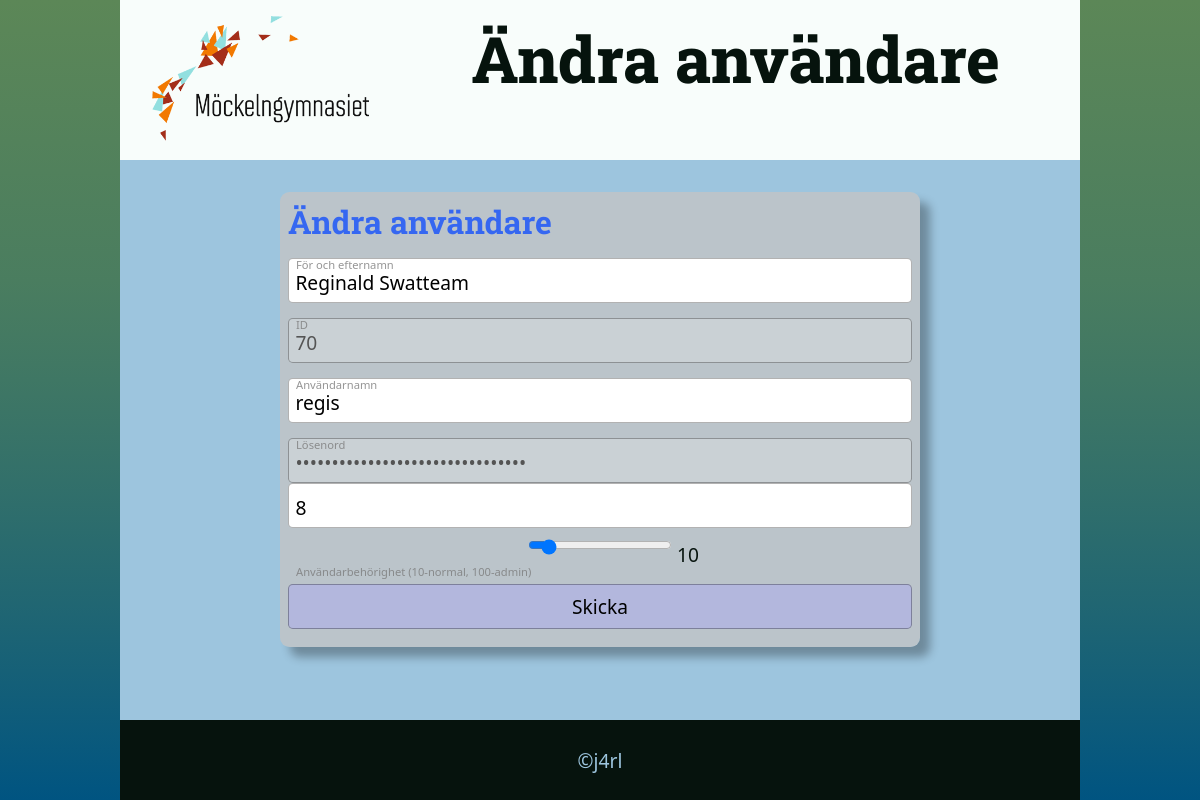
Page /edituser.php?edit=70 (signed in) on the committed database.
### tables this page shows
CREATE TABLE `tbluser` (
  `userid` int(11) NOT NULL,
  `username` varchar(30) NOT NULL,
  `password` varchar(255) NOT NULL,
  `name` varchar(100) NOT NULL,
  `team` int(11) DEFAULT NULL,
  `userlevel` int(11) NOT NULL DEFAULT 10
);

### func.php (called while the page is built, shortened)
<?php
$db=new Database("mockelngymnasie");
class Database extends Crypt
{
    function __construct($db_name, $host="localhost", $username="mockelngymnasie", $password="PPeTExVh") {
        $this->mysqli = mysqli_connect($host, $username, $password, $db_name);
    }
    public function runQuery($strQuery){
        $strSQL=$strQuery;
        return $this->mysqli->query($strSQL);
    }
}
?>

### edituser.php (the view, shortened to what this page needs)
<!DOCTYPE html>
<?php
    require_once('func.php');
?>
<html lang="en">
<?php require_once("_head.php") ?>
<body>
<header><img src="Mockelngymnasiet-w400-svart-text-transparent.png" alt="Möckelngymnasiet">Ändra användare</header>
<main>
    <?php
    if(isset($_GET['edit'])){
        $id=intval($_GET['edit']);
        $sql="SELECT * FROM tbluser WHERE userid=$id";
        $result=$db->runQuery($sql);
        $user=$result->fetch_assoc();
?>
    <form method="post" action="edituser.php"><h1>Ändra användare</h1>
        <label for="real">För och efternamn</label>
        <input type="text" name="real" value="<?=$user['name']?>">
        <label for="fakeid">ID</label>
        <input type="text" name="fakeid" value="<?=$user['userid']?>" disabled>
        <label for="usr">Användarnamn</label>
        <input type="text" name="usr" value="<?=$user['username']?>">
        <label for="fakepwd">Lösenord</label>
        <input type="password" name="fakepwd" value="<?=$user['password']?>" disabled>
        <input type="text" name="team" id="team" value="<?=$user['team']?>">
        <div class="fullformdiv">
            <label for="lvl">Användarbehörighet (10-normal, 100-admin)</label>
            <input type="range" name="lvl" id="lvl" min="1" max="200" value="<?=$user['userlevel']?>" onchange="showLevel()">
            <span id="nrlevel"></span>
        </div>
        <input type="submit" value="Skicka" name="btn">
    </form>
<?php  } ?>
    </main>
<?php require_once("_footer.php") ?>
</body>
</html>

### style.css (style rules this page uses)
:root { --formborder:rgb(0,0,0,.3); --formback:rgba(197, 197, 197, 0.781); --formlabelcolor:rgba(122, 122, 122, 0.8); --formbuttoncolor:#b3b7dd; --prim_back:rgb(217, 226, 233); --prim_color:rgb(66, 65, 90); --sec_back:rgb(63, 77, 66); --sec_color:#fff; --hero_back:#dadada; --hero_color:#616161; --header_back:#fff; --header_color:#000; --rubrik:800 4rem "Roboto Slab", serif; --text: #06130d; --wayback:linear-gradient(180deg, #5c8757 0%, 64%, #005481 100%); --background: #f8fdfb; --primary: #53c487; --secondary: #9dc5de; --accent: #3567f1; --font:300 1.2rem "Roboto Condensed", sans-serif; --mono:700 1.2rem "Ubuntu Mono", monospace; }
* { margin: 0; padding: 0; --outline:1px dotted red; box-sizing: border-box; font-family: system-ui, -apple-system, BlinkMacSystemFont, 'Segoe UI', Roboto, Oxygen, Ubuntu, Cantarell, 'Open Sans', 'Helvetica Neue', sans-serif; min-width:0; min-height: 0; }
body { display:flex; flex-direction: column; justify-content:center; align-items:center; background: var(--wayback); height:100dvh; font:var(--font); }
img { font-style:italic; background-repeat:no-repeat; background-size:cover; max-width:100%; vertical-align:middle; height:auto; shape-margin:1rem; }
h1, h2, h3, h4, h5, h6 { font-family: "Roboto Slab", serif; color:var(--accent); }
h1 { font-size: xx-large; }
form { position:relative; display:flex; flex-direction:column; width:40rem; padding:.5rem; background: var(--formback); border-radius:.6rem; box-shadow: 10px 10px 10px rgb(0,0,0,0.3); margin-inline: auto; margin-top:auto; margin-bottom: auto; }
input, select, textarea { font:1.2rem system-ui; padding: .6rem .4rem .4rem .4rem; border:1px solid var(--formborder); border-radius:.3rem; }
label { position:relative; top:.9rem; left:.5rem; font:.7rem system-ui; color:var(--formlabelcolor); }
button, input[type="submit"] { margin-top:1rem; margin-bottom:.6rem; padding:.5rem; background: var(--formbuttoncolor); }
header { display:flex; justify-content:space-between; padding: 1rem 5rem 1rem 2rem; height:10rem; width:80%; font:var(--rubrik); background: var(--background); color:var(--text); }
header img { height:8rem; }
main { min-height:30rem; flex-grow: 20; width: 80%; gap:2rem; background: var(--secondary); color:var(--text); padding: 2rem; overflow-y: auto; }

### rows in the picture
tbluser: real "Reginald Swatteam", fakeid "70", usr "regis", team "8", lvl "10"
